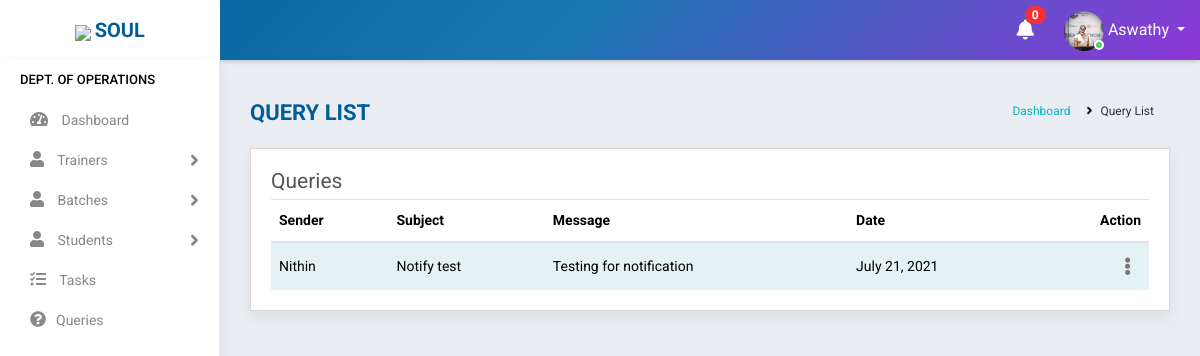
The page /query_list/ (signed in) on the database as committed earlier.
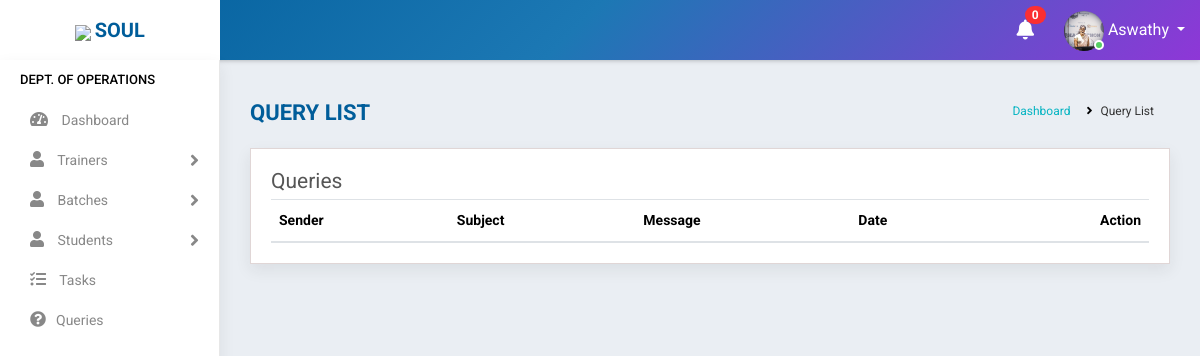
The same page on the database as committed later.
### accounts/models.py (models this page shows, shortened)
class Query(models.Model):
    sender = models.ForeignKey(Student, on_delete=models.CASCADE,related_name='sender',null=True,blank=True)
    receiver = models.ForeignKey(Staff,on_delete=models.CASCADE,related_name='receiver',null=True,limit_choices_to={'stype':"1"})
    subject = models.CharField(max_length=400,null=True)
    message = models.TextField(max_length=1500,null=True)
    reply = models.TextField(max_length=1500, null=True, blank=True)
    datetime = models.DateField(default=datetime.datetime.now(),null=True, blank=True)
    modified = models.DateTimeField(auto_now=True,null=True, blank=True)
    status = models.CharField(max_length=100,choices=(('Not replied','Not replied'),('Replied','Replied')),default='Not replied',blank=True)

class Student(models.Model):
    state = (
    ('Andhra Pradesh','Andhra Pradesh'),
    ('Arunachal Pradesh','Arunachal Pradesh'),
    ('Assam','Assam'),
    ('Bihar','Bihar'),
    ('Chhattisgarh','Chattisgarh'),
    ('Goa','Goa'),
    ('Gujarat','Gujarat'),
    ('Haryana','Haryana'),
    ('Himachal Pradesh','Himachal Pradesh'),
    ('Jharkhand','Jharkhand'),
    ('Karnataka','Karnataka'),
    ('Kerala','Kerala'),
    ('Madhya Pradesh','Madhya Pradesh'),
    ('Maharashtra','Maharashtra'),
    ('Manipur','Manipur'),
    ('Meghalaya','Meghalaya'),
    ('Mizoram','Mizoram'),
    ('Nagaland','Nagaland'),
    ('Odisha','Odisha'),
    ('Rajasthan','Rajasthan'),
    ('Sikkim','Sikkim'),
    ('Tamil Nadu','Tamil Nadu'),
    ('Telangana','Telangana'),
    ('Tripura','Tripura'),
    ('Uttar Pradesh','Uttar Pradesh'),
    ('Uttarakhand','Uttarakhand'),
    ('West Bengal','West Bengal')
)
    user= models.OneToOneField(User,on_delete=models.CASCADE,null=True)
    name = models.CharField(max_length=100)
    mobile = models.CharField(max_length=10)
    email = models.EmailField(max_length=200)
    sex = models.CharField(max_length=10,null=True,choices=(('Male','Male'),('Female','Female')))
    house = models.CharField(max_length=100,null=True)
    street =models.CharField(max_length=100,null=True)
    street2 =models.CharField(max_length=100,null=True)
    city = models.CharField(max_length=100,null=True)
    state = models.CharField(max_length=100,null=True,choices=state)
    course_enrolled = models.CharField(max_length=100,null=True)
    now_attending = models.CharField(max_length=100,null=True)
    start_date = models.DateField(null=True)
    shared = models.BooleanField(default=False,choices=((True, 'Yes'), (False, 'No')))
    payment = models.CharField(max_length=10,choices=(('Full','Full'),('Half','Half')),default='Half')
    status = models.CharField(max_length=20,choices=(('Active','Active'),('Inactive','Inactive')),default='Active')
    profile_pic = models.ImageField(null=True,blank=True,default="")
    def __str__(self):
        return self.name

### accounts/views.py (the view)
# urls.py: path('query_list/', QueryList.as_view(),name='query_list'),
class QueryList(View):
    def get(self, request):
        user=request.user
        if user.is_authenticated:
            try:
                s= Staff.objects.get(user=user)
                if s.stype == "1":
                    note = Notification.objects.filter(receiver=user).filter(status="Not Read").order_by('-datetime')
                    no_count = note.count()
                    q=Query.objects.filter(receiver=s).filter(status="Not replied")
                    return render(request,'accounts/read_queries.html',{'q':q,'no_count':no_count,'note':note})
                else:
                    return redirect('home')
            except:
                return redirect('home')
        else:
            return redirect('logout')

### accounts/templates/accounts/read_queries.html (shortened to what this page needs)
{% extends 'accounts/main.html' %}
    {% block content %}
<div class="main-wrapper">
    {% include 'accounts/navbar.html' %}
    {% include 'accounts/sidebar_operations.html' %}
        <div class="page-wrapper">
            <div class="content container-fluid">
                <div class="page-header">
                    <div class="row">
                        <div class="col-lg-7 col-md-12 col-sm-12 col-12">
                            <h5 class="text-uppercase">Query List</h5>
                        </div>
                        <div class="col-lg-5 col-md-12 col-sm-12 col-12">
                            <ul class="list-inline breadcrumb float-right">
                                <li class="list-inline-item"><a href="{% url 'operations_dashboard' %}">Dashboard</a></li>
                                <li class="list-inline-item">Query List</li>
                            </ul>
                        </div>
                    </div>
                </div>
                <div class="content-page">
                    <div class="row">
                        <div class="col-sm-8 col-5">
                            <h4 class="page-title">Queries</h4>
                        </div>
                    </div>
                    <div class="row">
                        <div class="col-md-12">
                            <div class="table-responsive">
                                <table class="table table-striped custom-table">
                                    <thead>
                                        <tr>
                                            <th>Sender</th>
                                            <th>Subject</th>
                                            <th>Message</th>
                                            <th>Date</th>
                                            <th class="text-right">Action</th>
                                        </tr>
                                    </thead>
                                    <tbody>
                                        {% for i in q %}
                                        <tr>
                                            <td>{{i.sender}}</td>
                                            <td>{{i.subject}}</td>
                                            <td>{{i.message}}</td>
                                            <td>{{i.datetime}}</td>
                                            <td class="text-right">
                                                <div class="dropdown dropdown-action">
                                                    <a href="#" class="action-icon dropdown-toggle" data-toggle="dropdown"
                                                        aria-expanded="false"><i class="fas fa-ellipsis-v"></i></a>
                                                </div>
                                            </td>
                                        </tr>
                                        {% endfor %}
                                    </tbody>
                                </table>
                            </div>
                        </div>
                    </div>
                </div>
            </div>
        </div>
    </div>
{% endblock %}

Rows that differ between the two databases and show on the page:
no longer on this page (row edited): Query: sender "Nithin", subject "Notify test", message "Testing for notification", datetime "July 21, 2021"
